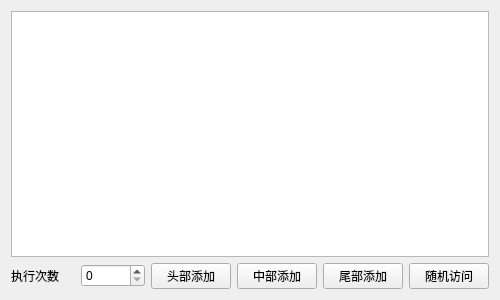
<?xml version="1.0" encoding="UTF-8"?>
<ui version="4.0">
 <class>Widget</class>
 <widget class="QWidget" name="Widget">
  <property name="geometry">
   <rect>
    <x>0</x>
    <y>0</y>
    <width>500</width>
    <height>300</height>
   </rect>
  </property>
  <property name="windowTitle">
   <string>Widget</string>
  </property>
  <layout class="QVBoxLayout" name="verticalLayout">
   <item>
    <widget class="QTableWidget" name="tableWidget"/>
   </item>
   <item>
    <layout class="QHBoxLayout" name="horizontalLayout">
     <item>
      <widget class="QLabel" name="label">
       <property name="text">
        <string>执行次数</string>
       </property>
      </widget>
     </item>
     <item>
      <widget class="QSpinBox" name="spinBoxTimes"/>
     </item>
     <item>
      <widget class="QPushButton" name="pushButtonPrepend">
       <property name="text">
        <string>头部添加</string>
       </property>
      </widget>
     </item>
     <item>
      <widget class="QPushButton" name="pushButtonMidInsert">
       <property name="text">
        <string>中部添加</string>
       </property>
      </widget>
     </item>
     <item>
      <widget class="QPushButton" name="pushButtonAppend">
       <property name="text">
        <string>尾部添加</string>
       </property>
      </widget>
     </item>
     <item>
      <widget class="QPushButton" name="pushButtonRandAccess">
       <property name="text">
        <string>随机访问</string>
       </property>
      </widget>
     </item>
    </layout>
   </item>
  </layout>
 </widget>
 <layoutdefault spacing="6" margin="11"/>
 <resources/>
 <connections/>
</ui>
